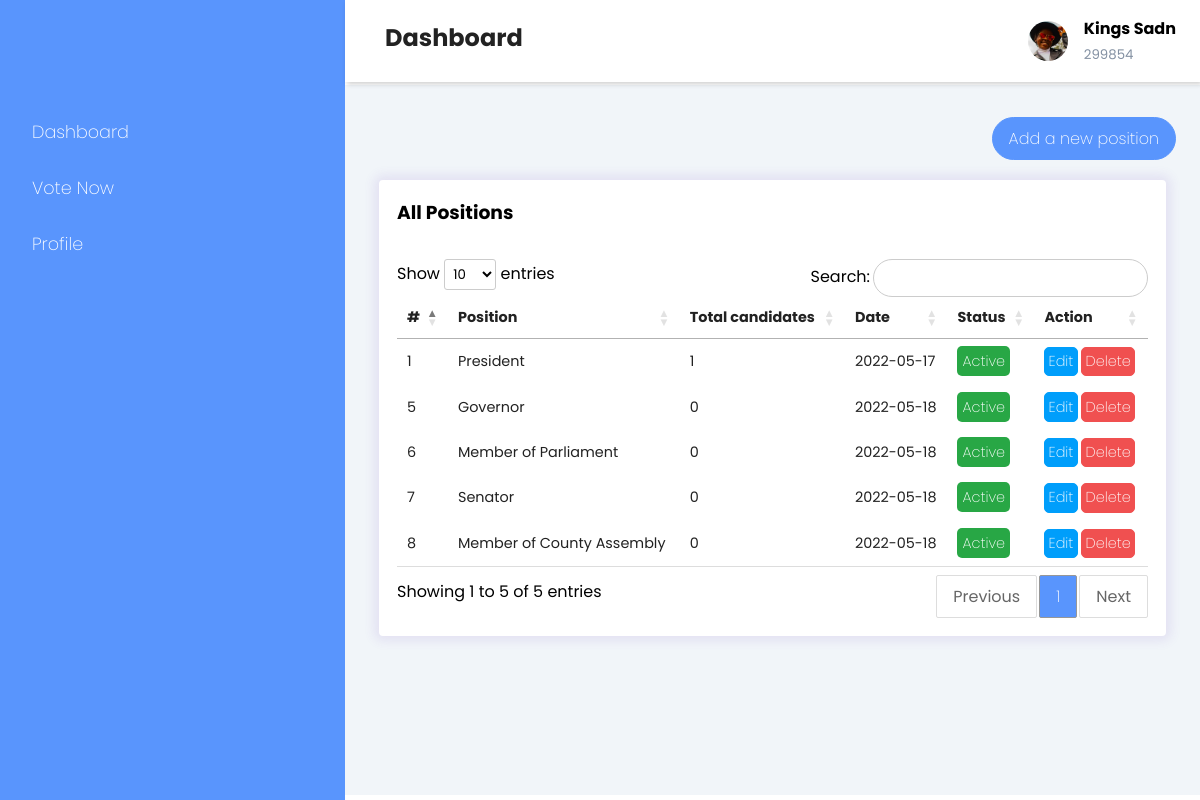
/admin/positions.php (signed in), run on the app's committed database.
### tables this page shows
CREATE TABLE `positions` (
  `id` int(11) NOT NULL,
  `name` varchar(255) NOT NULL,
  `status` int(11) NOT NULL DEFAULT 1,
  `total_candidates` int(11) NOT NULL DEFAULT 0,
  `created_at` date NOT NULL DEFAULT current_timestamp()
);

### db/helpers.php (called while the page is built, shortened)
<?php include "connection.php";
function fetch_array($result)
{
    return  mysqli_fetch_array($result);
}
function query($sql)
{
    global $connection;
    return mysqli_query($connection, $sql);
}

### functions/functions.php (the view, shortened to what this page needs)
<?php include "../db/helpers.php";
function getAllPositions()
{
    $sql = "SELECT * FROM positions ORDER BY id ASC";
    $result = query($sql);
    while ($row = fetch_array($result)) {
        $id = $row['id'];
        $name = $row['name'];
        $total_candidates = $row['total_candidates'];
        $created_at = $row['created_at'];
        $status = $row['status'];
        if ($status == 1) {
            $status = "Active";
        } else {
            $status = "Inactive";
        }
        echo <<<DELIMITER
        <tr>
        <td>$id</td>
        <td>$name</td>
        <td>$total_candidates</td>
        <td>$created_at</td>
        <td><span class="badge bg-success">$status</span></td>
            <td>
                <div class="action">
                    <a href="edit-position.php?edit_position=$id" id="edit"><span class="las la-edit"></span><span>Edit</span></button></a>
                    <a href="positions.php?delete_position=$id" id="delete" onclick="return confirm('Are you sure you want to delete this position?')"><span class="las la-trash"></span><span>Delete</span></button></a>
                </div>
            </td>
        </tr>
DELIMITER;
    }
}

### assets/css/index.css (style rules this page uses)
* { margin: 0; padding: 0; box-sizing: border-box; font-family: 'Poppins'; list-style-type: none; text-decoration: none; }
:root { --main-color: #5995fd; --color-dark: #1d2231; --text-grey: #8390a2; }
td { padding: .5rem 1rem; font-size: .9rem; color: #222; }
.bg-success { background-color: #28a745; padding: 5px; border-radius: 5px; color: #fff; }
#edit { background-color: #009efb; border: 1px solid #009efb; color: #fff; padding: 0.2rem; border-radius: 5px; display: inline-block; text-align: center; }
#delete { background-color:#f05050; border: 1px solid #f05050; color: #fff; padding: 0.2rem; border-radius: 5px; display: inline-block; text-align: center; }
span { font-weight: 200; }

### data on the page
positions: id "1", name "President", total_candidates "1", created_at "2022-05-17", status "Active"
positions: id "5", name "Governor", total_candidates "0", created_at "2022-05-18", status "Active"
positions: id "6", name "Member of Parliament", total_candidates "0", created_at "2022-05-18", status "Active"
positions: id "7", name "Senator", total_candidates "0", created_at "2022-05-18", status "Active"
positions: id "8", name "Member of County Assembly", total_candidates "0", created_at "2022-05-18", status "Active"

### other printed values
$_SESSION["name"] "Kings Sadn"
$_SESSION["voter_id"] "299854"
